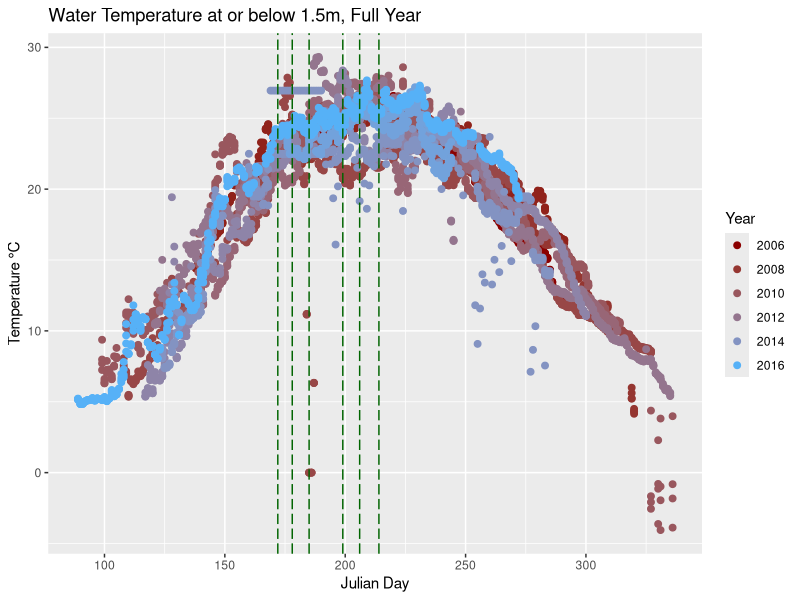
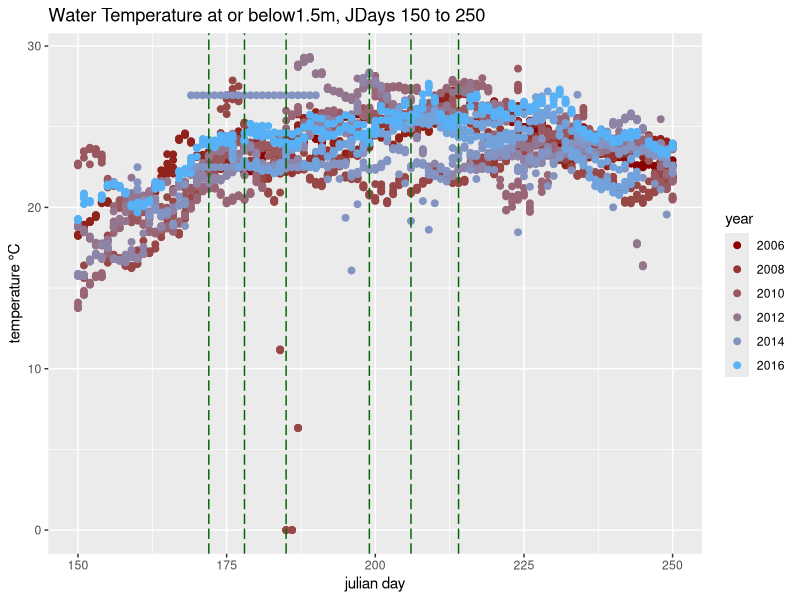
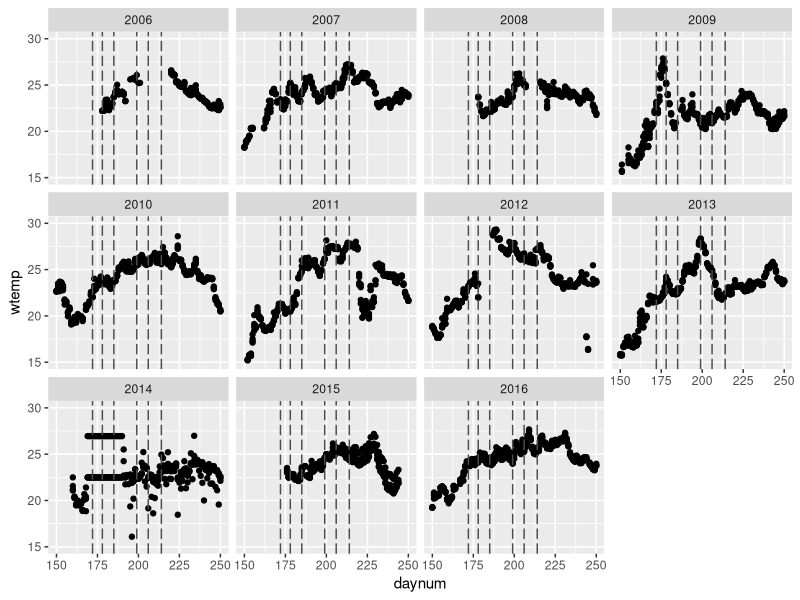

These charts were generated, in order, by the following R code:
## ---- chunk 1
knitr::opts_chunk$set(fig.width=8, fig.height=6, fig.path='mendota-lter-figs/', warning=FALSE, message=FALSE, cache=TRUE)
## ---- chunk 2
library(ggplot2)
library(grid)
library(gridExtra)
setwd("~/Dropbox/clado-manuscript/Mikes_MS_Data/")
data <- read.csv("north_temperate_lakes_lter__daily_water_temperature_-_lake_mendota.csv", header=T)
head(data)
nolegend <- theme(legend.position="none")
Jdays <- c(172,178,185,199,206,214)
# Subset all wtemp at or below 1.5 meters (sample depth up to shore). 
clado.depth <- subset(data, depth<=1.5, select = year4:wtemp)
# All years (2006-2016), full year. 
wide1 <- qplot(clado.depth$daynum, y = clado.depth$wtemp) + 
  geom_point(aes(colour = clado.depth$year4), size=2) + 
  labs(title = "Water Temperature at or below 1.5m, Full Year", x="Julian Day", y="Temperature °C") + 
  geom_vline(xintercept=Jdays, colour="darkgreen", linetype = "longdash") + 
  guides(color=guide_legend(title="Year")) + 
  scale_colour_gradient(low = "darkred")
wide1
# All years (2006-2016), sample dates ± 25 days
clado.depth.zoom <- subset(clado.depth, daynum>=150 & daynum<=250, select = year4:wtemp)
zoom1 <- qplot(clado.depth.zoom$daynum, y = clado.depth.zoom$wtemp) + 
  geom_point(aes(colour = clado.depth.zoom$year4), size=2) + 
  labs(title = "Water Temperature at or below1.5m, JDays 150 to 250", x="julian day", y="temperature °C") + 
  geom_vline(xintercept=Jdays, colour="darkgreen", linetype = "longdash") + 
  guides(color=guide_legend(title="year")) + scale_colour_gradient(low = "darkred")
zoom1
# Smarter way to make grid of plots. 
p <- ggplot(clado.depth.zoom, aes(daynum, wtemp))
p <- p + geom_point() + ylim(15,30) + facet_wrap(~year4) + geom_vline(xintercept=Jdays, colour="grey30", linetype = "longdash") + guides(color=guide_legend(title="Year"))
p
